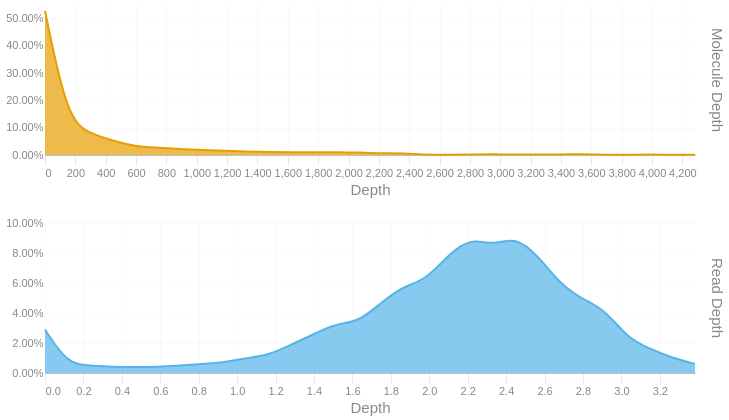

Write notebook code for a chart like this one.
### Code cell
readdep = depth_hist(tb['Read Depth'], q99, 3)
readdep = readdep.with_columns(pl.lit('Read Depth').alias('Metric'))
if not SKIPLR:
    moldep = depth_hist(tb['Molecule Depth'], mol_q99, 1)
    moldep = moldep.with_columns(pl.lit('Molecule Depth').alias('Metric'))
    _hist = pl.concat([readdep, moldep])
    _hist = _hist.filter(pl.col('Proportion') != 0)
    with SafeRender(_hist):
        (
            alt.Chart(_hist)        
            .mark_area(interpolate = "basis")
            .encode(
                x=alt.X('Bin:Q').scale(domainMin=0).axis(alt.Axis(title='Depth')),
                y = alt.Y('Proportion:Q', title = None).axis(format = '.2%'),
                color = alt.Color('Metric:N').legend(None),
                row = alt.Row("Metric:N").header(title = None, labelOrient = 'right'),
                tooltip = [
                    alt.Tooltip("Metric:N", title = "Metric"),
                    alt.Tooltip('Interval:N', title = "Depth Interval"),
                    alt.Tooltip('Proportion:Q', title = "% Alignments").format('.2%')
                ]
            )
            .resolve_scale(x='independent', y='independent')
            .properties(
                height = 150, width = 650,
                usermeta={'embedOptions': {'downloadFileName': f'{samplename}.depth.hist'}}
            )
        ).display()
else:
    readdep = readdep.filter(pl.col('Proportion') != 0)
    with SafeRender(readdep):
        (
            alt.Chart(readdep)        
            .mark_area(interpolate = "basis")
            .encode(
                x=alt.X('Bin:Q').scale(domainMin=0).axis(alt.Axis(title='Depth')),
                y = alt.Y('Proportion:Q', title = None).axis(format = '.2%'),
                tooltip = [
                    alt.Tooltip('Interval:N', title = "Depth Interval"),
                    alt.Tooltip('Proportion:Q', title = "% Alignments").format('.2%')
                ]
            )
            .properties(
                usermeta={'embedOptions': {'downloadFileName': f'{samplename}.depth.hist'}}
            )
        ).display()

### Figure 1 — Vega-Lite specification as saved in the notebook (floating-point values rounded to 4 significant figures)
{"width": 650, "height": 150, "config": {"title": {"anchor": "start", "dy": -15, "fontSize": 18, "color": "#888888", "subtitleColor": "#888888", "subtitleFontSize": 14}, "arc": {"fill": "#0072B2"}, "axis": {"domainColor": "#888888", "domainWidth": 0.5, "gridWidth": 0.2, "grid": false, "titleFontWeight": 400, "titleFontSize": 15, "labelFontSize": 11, "labelColor": "#888888", "tickColor": "#888888", "tickWidth": 0.2, "titleColor": "#888888"}, "axisBand": {"grid": false}, "axisX": {"grid": true, "tickSize": 10, "domainCap": "round"}, "axisY": {"domain": false, "grid": true, "tickSize": 0, "domainCap": "round"}, "background": "transparent", "header": {"labelFontSize": 15, "labelColor": "#888888", "titleFontSize": 15, "titleFontWeight": 600, "titleColor": "#888888"}, "legend": {"labelFont": "sans-serif", "labelFontSize": 12, "labelColor": "#888888", "symbolSize": 100, "symbolType": "circle", "titleFontSize": 12, "titlePadding": 10, "titleColor": "#888888", "title": null}, "range": {"category": ["#E69F00", "#56B4E9", "#009E73", "#F0E442", "#0072B2", "#D55E00", "#CC79A7", "#000000"], "diverging": ["#cfe8f3", "#a2d4ec", "#73bfe2", "#46abdb", "#1696d2", "#12719e"]}, "area": {"fill": "#0072B2", "fillOpacity": 0.7, "line": true, "strokeOpacity": 0.7}, "line": {"color": "#0072B2", "stroke": "#0072B2", "strokeWidth": 2}, "trail": {"color": "#0072B2", "stroke": "#0072B2", "strokeWidth": 0, "size": 1}, "point": {"filled": true, "fillOpacity": 1.0, "size": 95}, "text": {"color": "#888888", "fontSize": 11, "align": "right", "fontWeight": 400, "size": 11}, "bar": {"fill": "#0072B2", "stroke": null}, "view": {"stroke": null, "continuousWidth": 660, "continuousHeight": 400}}, "data": {"name": "data-f71aaf5439fed224c44b5a3b1e8141d4"}, "mark": {"type": "area", "interpolate": "basis"}, "encoding": {"color": {"field": "Metric", "legend": null, "type": "nominal"}, "row": {"field": "Metric", "header": {"title": null, "labelOrient": "right"}, "type": "nominal"}, "tooltip": [{"field": "Metric", "title": "Metric", "type": "nominal"}, {"field": "Interval", "title": "Depth Interval", "type": "nominal"}, {"field": "Proportion", "format": ".2%", "title": "% Alignments", "type": "quantitative"}], "x": {"axis": {"title": "Depth"}, "field": "Bin", "scale": {"domainMin": 0}, "type": "quantitative"}, "y": {"axis": {"format": ".2%"}, "field": "Proportion", "title": null, "type": "quantitative"}}, "resolve": {"scale": {"x": "independent", "y": "independent"}}, "usermeta": {"embedOptions": {"downloadFileName": "S1_Musquodoboit_025.depth.hist"}}, "$schema": "https://vega.github.io/schema/vega-lite/v6.1.0.json", "datasets": {"data-f71aaf5439fed224c44b5a3b1e8141d4": [{"Bin": 0.0, "Interval": "0.0-0.117", "Proportion": 0.029, "Metric": "Read Depth"}, {"Bin": 0.117, "Interval": "0.117-0.233", "Proportion": 0.006, "Metric": "Read Depth"}, {"Bin": 0.233, "Interval": "0.233-0.35", "Proportion": 0.005, "Metric": "Read Depth"}, {"Bin": 0.35, "Interval": "0.35-0.467", "Proportion": 0.004, "Metric": "Read Depth"}, {"Bin": 0.467, "Interval": "0.467-0.583", "Proportion": 0.004, "Metric": "Read Depth"}, {"Bin": 0.583, "Interval": "0.583-0.7", "Proportion": 0.004, "Metric": "Read Depth"}, {"Bin": 0.7, "Interval": "0.7-0.817", "Proportion": 0.005, "Metric": "Read Depth"}, {"Bin": 0.817, "Interval": "0.817-0.933", "Proportion": 0.006, "Metric": "Read Depth"}, {"Bin": 0.933, "Interval": "0.933-1.05", "Proportion": 0.007, "Metric": "Read Depth"}, {"Bin": 1.05, "Interval": "1.05-1.167", "Proportion": 0.01, "Metric": "Read Depth"}, {"Bin": 1.167, "Interval": "1.167-1.283", "Proportion": 0.012, "Metric": "Read Depth"}, {"Bin": 1.283, "Interval": "1.283-1.4", "Proportion": 0.019, "Metric": "Read Depth"}, {"Bin": 1.4, "Interval": "1.4-1.517", "Proportion": 0.026, "Metric": "Read Depth"}, {"Bin": 1.517, "Interval": "1.517-1.633", "Proportion": 0.033, "Metric": "Read Depth"}, {"Bin": 1.633, "Interval": "1.633-1.75", "Proportion": 0.034, "Metric": "Read Depth"}, {"Bin": 1.75, "Interval": "1.75-1.867", "Proportion": 0.047, "Metric": "Read Depth"}, {"Bin": 1.867, "Interval": "1.867-1.983", "Proportion": 0.058, "Metric": "Read Depth"}, {"Bin": 1.983, "Interval": "1.983-2.1", "Proportion": 0.062, "Metric": "Read Depth"}, {"Bin": 2.1, "Interval": "2.1-2.217", "Proportion": 0.079, "Metric": "Read Depth"}, {"Bin": 2.217, "Interval": "2.217-2.333", "Proportion": 0.09, "Metric": "Read Depth"}, {"Bin": 2.333, "Interval": "2.333-2.45", "Proportion": 0.085, "Metric": "Read Depth"}, {"Bin": 2.45, "Interval": "2.45-2.567", "Proportion": 0.091, "Metric": "Read Depth"}, {"Bin": 2.567, "Interval": "2.567-2.683", "Proportion": 0.078, "Metric": "Read Depth"}, {"Bin": 2.683, "Interval": "2.683-2.8", "Proportion": 0.059, "Metric": "Read Depth"}, {"Bin": 2.8, "Interval": "2.8-2.917", "Proportion": 0.049, "Metric": "Read Depth"}, {"Bin": 2.917, "Interval": "2.917-3.033", "Proportion": 0.042, "Metric": "Read Depth"}, {"Bin": 3.033, "Interval": "3.033-3.15", "Proportion": 0.023, "Metric": "Read Depth"}, {"Bin": 3.15, "Interval": "3.15-3.267", "Proportion": 0.016, "Metric": "Read Depth"}, {"Bin": 3.267, "Interval": "3.267-3.383", "Proportion": 0.01, "Metric": "Read Depth"}, {"Bin": 3.383, "Interval": "3.383-3.5", "Proportion": 0.006, "Metric": "Read Depth"}, {"Bin": 0.0, "Interval": "0.0-147.7", "Proportion": 0.528, "Metric": "Molecule Depth"}, {"Bin": 147.7, "Interval": "147.7-295.4", "Proportion": 0.131, "Metric": "Molecule Depth"}, {"Bin": 295.4, "Interval": "295.4-443.1", "Proportion": 0.078, "Metric": "Molecule Depth"}, {"Bin": 443.1, "Interval": "443.1-590.8", "Proportion": 0.054, "Metric": "Molecule Depth"}, {"Bin": 590.8, "Interval": "590.8-738.5", "Proportion": 0.031, "Metric": "Molecule Depth"}, {"Bin": 738.5, "Interval": "738.5-886.2", "Proportion": 0.027, "Metric": "Molecule Depth"}, {"Bin": 886.2, "Interval": "886.2-1033.9", "Proportion": 0.022, "Metric": "Molecule Depth"}, {"Bin": 1034.0, "Interval": "1033.9-1181.6", "Proportion": 0.018, "Metric": "Molecule Depth"}, {"Bin": 1182.0, "Interval": "1181.6-1329.3", "Proportion": 0.015, "Metric": "Molecule Depth"}, {"Bin": 1329.0, "Interval": "1329.3-1477.0", "Proportion": 0.013, "Metric": "Molecule Depth"}, {"Bin": 1477.0, "Interval": "1477.0-1624.7", "Proportion": 0.011, "Metric": "Molecule Depth"}, {"Bin": 1625.0, "Interval": "1624.7-1772.4", "Proportion": 0.01, "Metric": "Molecule Depth"}, {"Bin": 1772.0, "Interval": "1772.4-1920.1", "Proportion": 0.01, "Metric": "Molecule Depth"}, {"Bin": 1920.0, "Interval": "1920.1-2067.8", "Proportion": 0.011, "Metric": "Molecule Depth"}, {"Bin": 2068.0, "Interval": "2067.8-2215.4", "Proportion": 0.009, "Metric": "Molecule Depth"}, {"Bin": 2215.0, "Interval": "2215.4-2363.1", "Proportion": 0.006, "Metric": "Molecule Depth"}, {"Bin": 2363.0, "Interval": "2363.1-2510.8", "Proportion": 0.006, "Metric": "Molecule Depth"}, {"Bin": 2511.0, "Interval": "2510.8-2658.5", "Proportion": 0.001, "Metric": "Molecule Depth"}, {"Bin": 2658.0, "Interval": "2658.5-2806.2", "Proportion": 0.001, "Metric": "Molecule Depth"}, {"Bin": 2806.0, "Interval": "2806.2-2953.9", "Proportion": 0.002, "Metric": "Molecule Depth"}, {"Bin": 2954.0, "Interval": "2953.9-3101.6", "Proportion": 0.003, "Metric": "Molecule Depth"}, {"Bin": 3102.0, "Interval": "3101.6-3249.3", "Proportion": 0.001, "Metric": "Molecule Depth"}, {"Bin": 3249.0, "Interval": "3249.3-3397.0", "Proportion": 0.002, "Metric": "Molecule Depth"}, {"Bin": 3397.0, "Interval": "3397.0-3544.7", "Proportion": 0.002, "Metric": "Molecule Depth"}, {"Bin": 3545.0, "Interval": "3544.7-3692.4", "Proportion": 0.003, "Metric": "Molecule Depth"}, {"Bin": 3692.0, "Interval": "3692.4-3840.1", "Proportion": 0.001, "Metric": "Molecule Depth"}, {"Bin": 3840.0, "Interval": "3840.1-3987.8", "Proportion": 0.001, "Metric": "Molecule Depth"}, {"Bin": 3988.0, "Interval": "3987.8-4135.5", "Proportion": 0.002, "Metric": "Molecule Depth"}, {"Bin": 4136.0, "Interval": "4135.5-4283.2", "Proportion": 0.001, "Metric": "Molecule Depth"}, {"Bin": 4283.0, "Interval": "4283.2-4430.9", "Proportion": 0.001, "Metric": "Molecule Depth"}]}}
